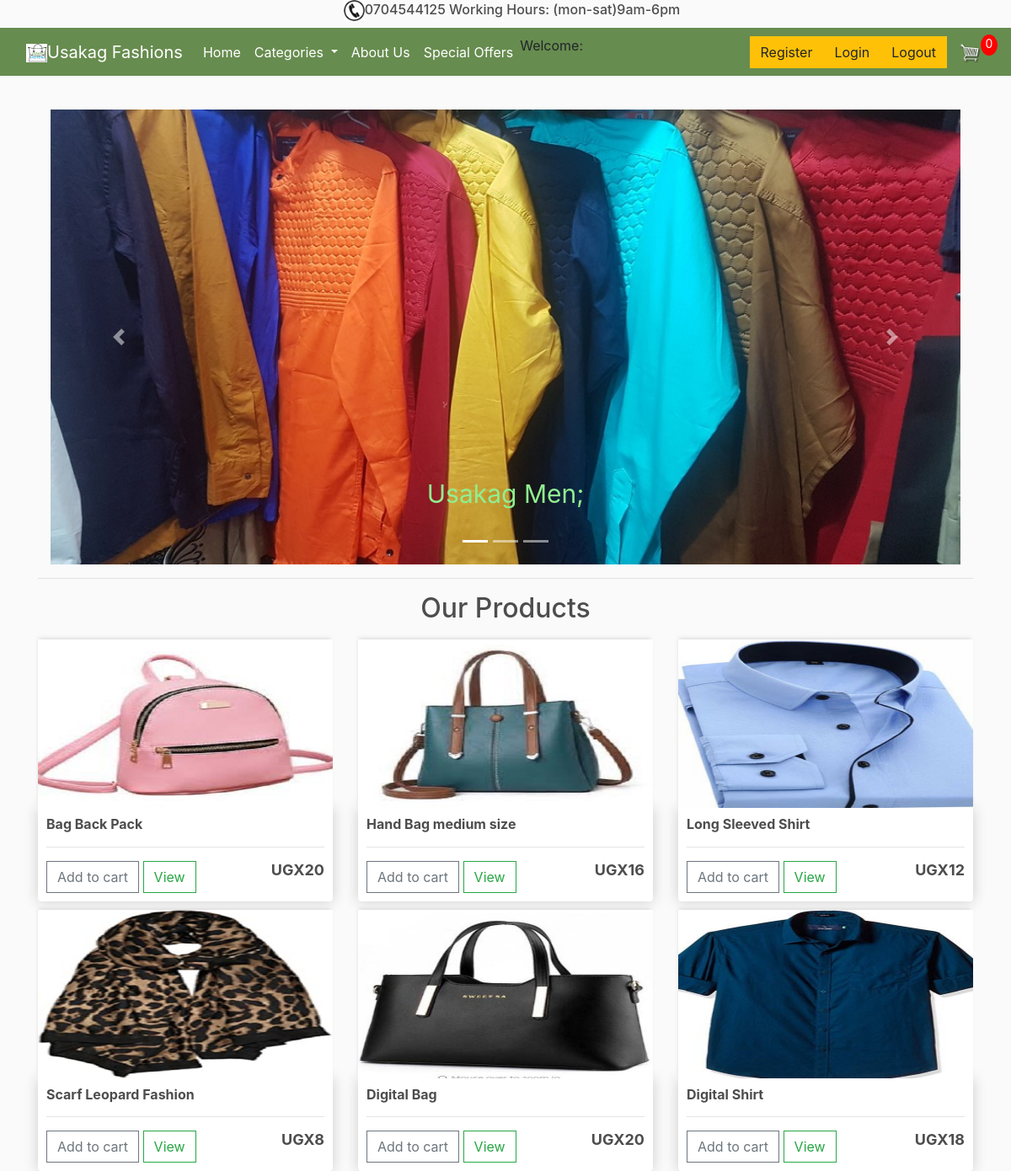
The app's page /, older data.
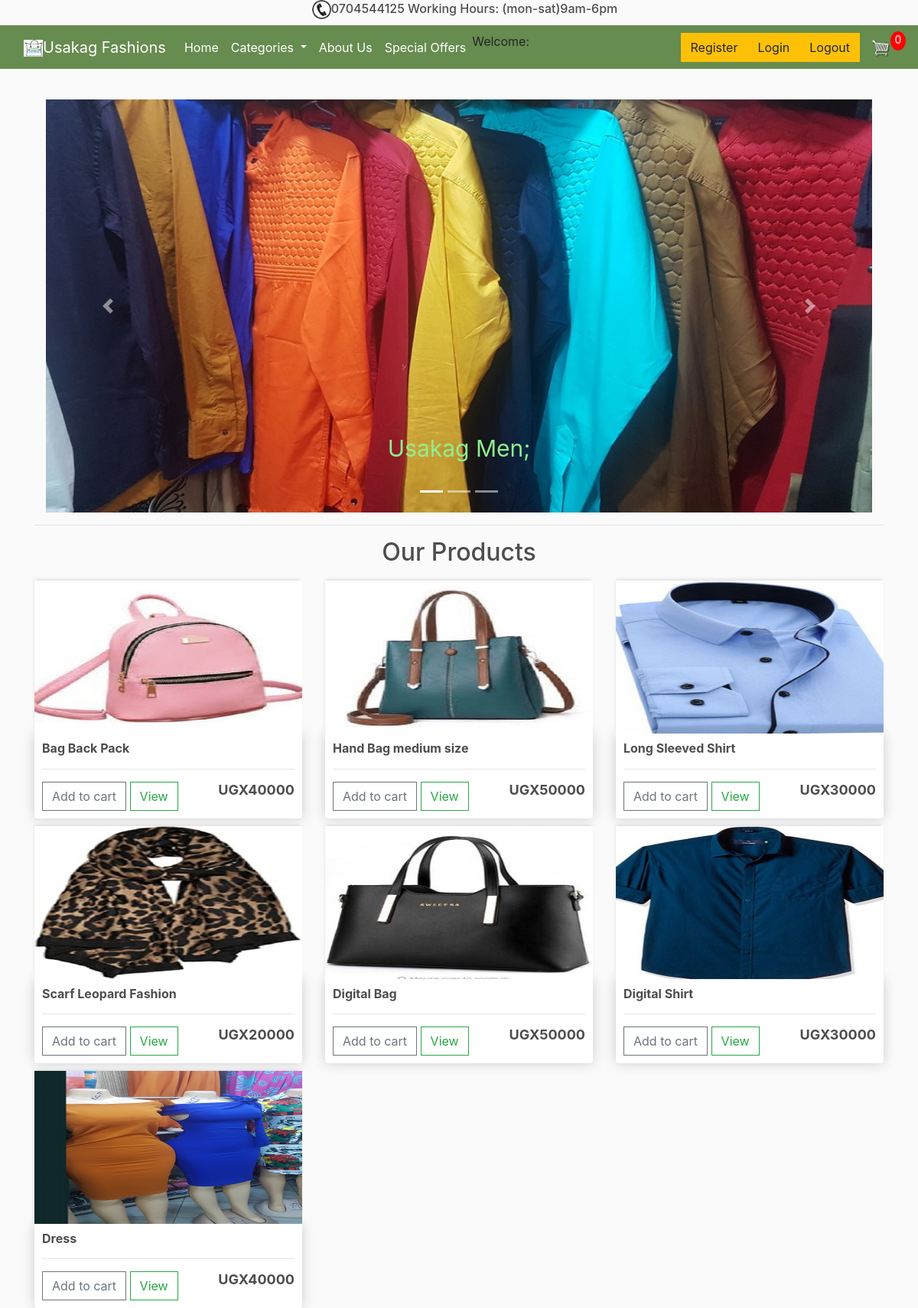
The same page, newer data.
### store/models.py (models this page shows, shortened)
class Product(models.Model):
    name = models.CharField(max_length=200, null=True)
    price = models.DecimalField(max_digits=10, decimal_places=0)
    digital = models.BooleanField(default=False, null=True, blank=False)
    image = models.ImageField(upload_to='images', null=True, blank=True)
    STATUS_TYPE_CHOICES=[
        ('BAGS','BAGS'),
        ('MEN','MEN'),
        ('SCARVES','SCARVES'),
        ('WOMEN','WOMEN')
    ]
    status=models.CharField(max_length=100,choices=STATUS_TYPE_CHOICES)
    STATUS_TYPE_CHOICES=[
        ('YES','YES'),
        ('NO','NO'),
    ]
    special_offers=models.CharField(max_length=100,choices=STATUS_TYPE_CHOICES)
    @property
    def imageURL(self):
        try:
            url = self.image.url
        except:
            url = ''
        return url

### store/views.py (the view)
# urls.py: path('', views.store, name="store"),
def store(request):
    data= cartData(request)
    cartItems = data['cartItems']
    products = Product.objects.all()
    context={
        'products':products,
        'cartItems':cartItems
    }
    return render(request, 'store/index.html', context)

### store/utils.py (called while the page is built, shortened)
def cookieCart(request):
    try:
        cart = json.loads(request.COOKIES['cart'])
    except:
        cart = {}
    print('CART:', cart)
    items = []
    order = {'get_cart_total':0, 'get_cart_items':0, 'shipping':False}
    cartItems = order['get_cart_items']
    return{'cartItems':cartItems, 'order':order, 'items':items}

def cartData(request):
    if request.user.is_authenticated:
        customer = request.user.customer
        order, created = Order.objects.get_or_create(customer=customer,complete=False)
        items = order.orderitem_set.all()
        cartItems = order.get_cart_items
    else:
        cookieData = cookieCart(request)
        cartItems = cookieData['cartItems']
        order = cookieData['order']
        items = cookieData['items']
    return{'cartItems':cartItems, 'order':order, 'items':items}

### store/templates/store/index.html (shortened to what this page needs)
{% extends 'store/main.html' %}
{% load static %}
{% block content %}
<div class="container mt-3">
    <div id="myCarousel" class="carousel slide" data-ride="carousel">
      <ul class="carousel-indicators">
        <li data-target="#myCarousel" data-slide-to="0" class="active"></li>
        <li data-target="#myCarousel" data-slide-to="1"></li>
        <li data-target="#myCarousel" data-slide-to="2"></li>
      </ul>
      <div class="carousel-inner">
        <div class="carousel-item active">
            <a href="{% url 'bags' %}"><img src="{% static 'images/shirts.jpg' %}" width="auto" height="400px">
                <div class="text" style=font-size:30px;>Usakag Men;<br><br></div></a>
        </div>
      </div>
      <a class="carousel-control-prev" href="#myCarousel" data-slide="prev">
        <span class="carousel-control-prev-icon"></span>
      </a>
      <a class="carousel-control-next" href="#myCarousel" data-slide="next">
        <span class="carousel-control-next-icon"></span>
      </a>
    </div>
    </div>
    <hr>
    <h2 class="text-center">Our Products</h2>
    <div class="row">
        {% for product in products %}
        <div class="col-lg-4">
            <img class="thumbnail" src="{{product.imageURL}}">
            <div class="box-element product">
                <h6><strong>{{product.name}}</strong></h6>
                <h>
                <hr>
                <button data-product={{product.id}} data-action="add" class="btn btn-outline-secondary add-btn update-cart">Add to cart</button>
                <a  class="btn btn-outline-success" href="{% url 'single_product' product.id %}">View</a>
                <h4 style="display: inline-block; float: right; font-size: 18px;"><strong>UGX{{product.price}}</strong></h4>
            </div>
        </div>
        {% endfor %}
     </div>
{% endblock content %}

### store/templates/store/main.html (shortened to what this page needs)
<!DOCTYPE html>
{% load static %}
<html>
<head>
     <link rel="stylesheet" href="https://stackpath.bootstrapcdn.com/bootstrap/4.4.1/css/bootstrap.min.css">
    <link rel="stylesheet" type="text/css" href="{% static 'css/main.css' %}">
</head>
<body>
  <div class="text-center">
    <h6><a href="#"><img id="logo-icon" src="{% static 'images/phone.png' %}" alt=" " /></a>0704544125  Working Hours: (mon-sat)9am-6pm</h6>
  </div>
    <nav class="navbar navbar-expand-lg navbar-dark bg-dark">
        <a class="navbar-brand" href="{% url 'store' %}"><img id="logo-icon" src="{% static 'images/capture1.png' %}" alt=" " />Usakag Fashions</a>
        <div class="collapse navbar-collapse" id="navbarSupportedContent">
          <ul class="navbar-nav mr-auto">
            <li class="nav-item active">
              <a class="nav-link" href="{% url 'store' %}">Home <span class="sr-only">(current)</span></a>
            </li>
            <li class="nav-item active dropdown">
              <a class="nav-link dropdown-toggle" href="{% url 'store' %}" id="navbarDropdown" role="button" data-toggle="dropdown" aria-haspopup="true" aria-expanded="false">
                Categories
              </a>
            </li>
            <li class="nav-item active">
              <a class="nav-link" href="{% url 'store' %}">About Us <span class="sr-only">(current)</span></a>
            </li>
            <li class="nav-item active">
              <a class="nav-link" href="{% url 'special_offers' %}">Special Offers <span class="sr-only">(current)</span></a>
            </li>
            <li class="nav-link-active">Welcome:{{request.user.username}}</li>
          </ul>
          <div class="form-inline my-2 my-lg-0">
            <a href="{% url 'register' %}"class="btn btn-warning">Register</a>
            <a href="{% url 'login' %}"class="btn btn-warning">Login</a>
            <a href="{% url 'logout' %}"class="btn btn-warning">Logout</a>
            <a href="{% url 'cart' %}">
               <img  id="cart-icon" src="{% static 'images/cart.png' %}">
           </a>
           <p id="cart-total">{{cartItems}}</p>
       </div>
        </div>
      </nav>
     <div class="container">
        <br>
        {% block content %}
        {% endblock content %}
     </div>
</body>
</html>

### static/css/main.css (style rules this page uses)
body { background-color: hsl(0, 0%, 98%); }
h1,h2,h3,h4,h5,h6 { color:hsl(0, 0%, 30%); }
.box-element { box-shadow:hsl(0, 0%, 80%) 0 0 16px; background-color: #fff; border-radius: 4px; padding: 10px; }
.thumbnail { width: 100%; height: 200px; -webkit-box-shadow: -1px -3px 5px -2px rgba(214,214,214,1); -moz-box-shadow: -1px -3px 5px -2px rgba(214,214,214,1); box-shadow: -1px -3px 5px -2px rgba(214,214,214,1); }
.product { border-radius: 0 0 4px 4px; }
.bg-dark { background-color: #678c4f!important; }
#cart-icon { width:25px; display: inline-block; margin-left: 15px; }
#logo-icon { width:25px; display: inline-block; margin-left: 15px; }
#cart-total { display: block; text-align: center; color:#fff; background-color: red; width: 20px; height: 25px; border-radius: 50%; font-size: 14px; }
.col-lg-4, .col-lg-6, .col-lg-8, .col-lg-12 { margin-top: 10px; }
.btn { border-radius: 0; }
.carousel-inner img { width: 100%; height: 25%; }
.text { color:lightgreen; font-size: 50px; padding: 8px 12px; position: absolute; bottom: 8px; width: 100%; text-align: center; }

Row changes from the older to the newer data that the page shows:
changed Product "Bag Back Pack": price "20" → "40000"
changed Product "Hand Bag medium size": price "16" → "50000"
changed Product "Long Sleeved Shirt": price "12" → "30000"
changed Product "Scarf Leopard Fashion": price "8" → "20000"
changed Product "Digital Bag": price "20" → "50000"
changed Product "Digital Shirt": price "18" → "30000"
added Product: imageURL (picture), name "Dress", price "40000"
